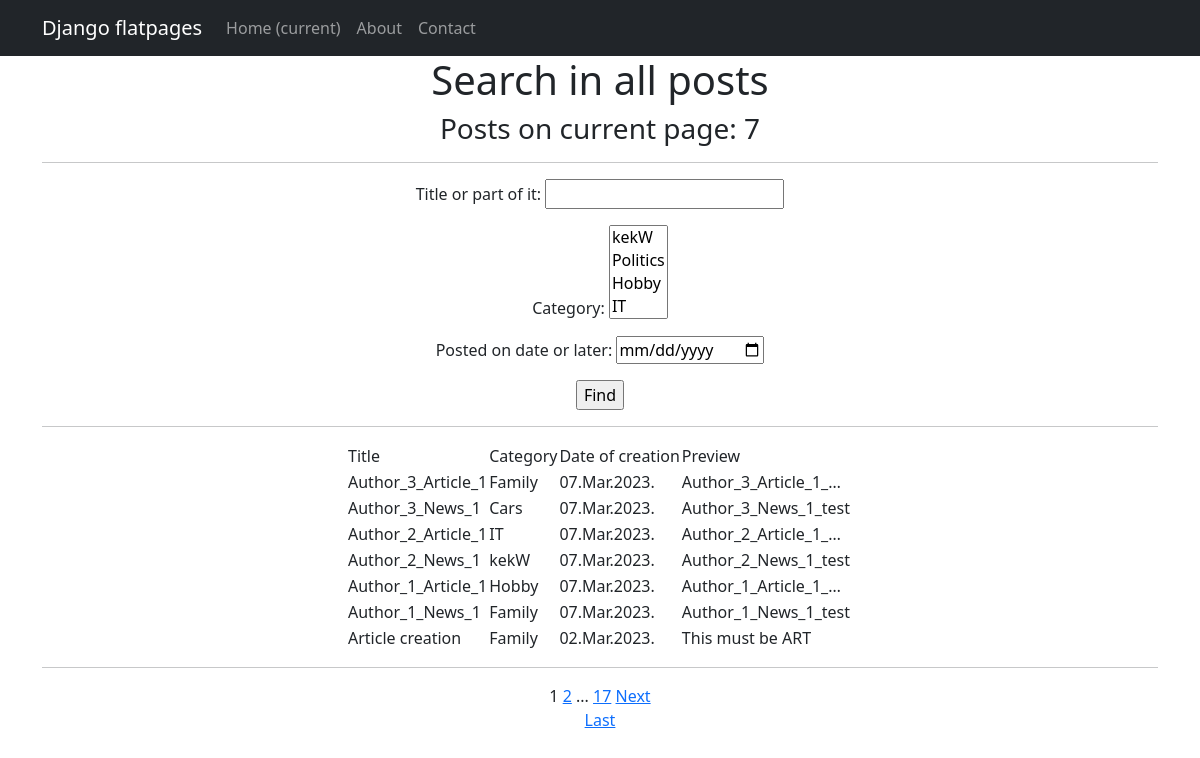
The app's page /posts/search/ (signed in) with its own data.
### news/models.py (models this page shows, shortened)
class Post(models.Model):
    NEWS = 'NWS'
    ARTICLE = 'ART'
    CHOICES = [
        (NEWS, 'Новость'),
        (ARTICLE, 'Статья')
    ]
    author_of_post = models.ForeignKey(Author, on_delete=models.CASCADE)
    post_type = models.CharField(max_length=3, choices=CHOICES, default=ARTICLE)
    date_of_creation = models.DateTimeField(auto_now_add=True)
    post_category = models.ManyToManyField(Category, through='PostCategory')
    title = models.CharField(max_length=255)
    text = models.TextField()
    rating_of_post = models.IntegerField(default=0)
    def __str__(self) -> str:
        return f"{self.title}"

class Category(models.Model):
    name = models.CharField(max_length=255, unique=True)
    def __str__(self) -> str:
        return f"{self.name}"

### news/views.py (the view)
# urls.py: path('posts/search/', PostsSearch.as_view(), name='posts_search'),
class PostsSearch(ListView):
    model = Post
    ordering = '-date_of_creation'
    template_name = 'posts_search.html'
    context_object_name = 'posts'
    paginate_by = 7
    paginate_orphans = 3
    def get_queryset(self):
        queryset = super().get_queryset()
        self.filterset = PostsFilter(self.request.GET, queryset)
        return self.filterset.qs
    def get_context_data(self, **kwargs):
        context = super().get_context_data(**kwargs)
        context['filterset'] = self.filterset
        pprint(context)
        return context

### news/templatetags/custom_filters.py (called while the page is built)
@register.filter
@stringfilter
def censor(text) -> str:
    bad_words = ['редиска', 'идиот', 'тыжпрограммист']
    for bad_word in bad_words:
        for word in text.split():
            if bad_word in word.lower():
                censored_template = str(word[0] + "*" * (len(bad_word) - 1) + word[(len(bad_word)):])
                text = text.replace(word, censored_template)
    return text

### news/templatetags/custom_tags.py (called while the page is built)
@register.simple_tag(takes_context=True)
def url_replace(context, **kwargs):
    d = context['request'].GET.copy()
    for k, v in kwargs.items():
        d[k] = v
    return d.urlencode()

### news/templates/news/posts_search.html (shortened to what this page needs)
{% extends 'news/default.html' %}
{% load custom_filters %}
{% load custom_tags %}
{% block content %}
<h1>Search in all posts</h1>
<h3>Posts on current page: {{ posts|length }}</h3>
<hr>
<form action="" method="get">
    {{ filterset.form.as_p }}
    <input type="submit" value="Find"/>
</form>
<div align="center">
    <hr>
    {% if posts %}
    <table>
        <tr>
            <td>Title</td>
            <td>Category</td>
            <td>Date of creation</td>
            <td>Preview</td>
        </tr>
        {% for post in posts %}
        <tr>
            <td>{{ post.title|censor }}</td>
            <td>
                {% for category in post.post_category.all %}
                {{ category }}
                <br>
                {% endfor %}
            </td>
            <td>{{ post.date_of_creation|date:'d.M.Y.' }}</td>
            <td>{{ post.text|truncatechars:20|censor }}</td>
            <td>
            </td>
        </tr>
        {% endfor %}
    </table>
    {% else %}
    <h2>No posts found.</h2>
    {% endif %}
</div>
<hr>
{{ page_obj.number }}
{% if page_obj.has_next %}
<a href="?{% url_replace page=page_obj.next_page_number %}">{{ page_obj.next_page_number }}</a>
{% if paginator.num_pages != page_obj.next_page_number %}
...
<a href="?{% url_replace page=page_obj.paginator.num_pages %}">{{ page_obj.paginator.num_pages }}</a>
{% endif %}
{% endif %}
{% if page_obj.has_next %}
<a href="?{% url_replace page=page_obj.next_page_number %}">Next</a>
{% endif %}
<br>
{% if page_obj.has_next %}
<a href="?{% url_replace page=page_obj.paginator.num_pages %}">Last</a>
{% endif %}
{% endblock content %}

### records on screen
Post: title|censor "Author_3_Article_1", date_of_creation "07.Mar.2023.", text|censor "Author_3_Article_1_…"
Category: name "Family"
Post: title|censor "Author_3_News_1", date_of_creation "07.Mar.2023.", text|censor "Author_3_News_1_test"
Category: name "Cars"
Post: title|censor "Author_2_Article_1", date_of_creation "07.Mar.2023.", text|censor "Author_2_Article_1_…"
Category: name "IT"
Post: title|censor "Author_2_News_1", date_of_creation "07.Mar.2023.", text|censor "Author_2_News_1_test"
Category: name "kekW"
Post: title|censor "Author_1_Article_1", date_of_creation "07.Mar.2023.", text|censor "Author_1_Article_1_…"
Category: name "Hobby"
Post: title|censor "Author_1_News_1", date_of_creation "07.Mar.2023.", text|censor "Author_1_News_1_test"
Post: title|censor "Article creation", date_of_creation "02.Mar.2023.", text|censor "This must be ART"

### other values on screen
{{ posts|length }} "7"
{{ page_obj.number }} "1"
{{ page_obj.next_page_number }} "2"
{{ page_obj.paginator.num_pages }} "17"
